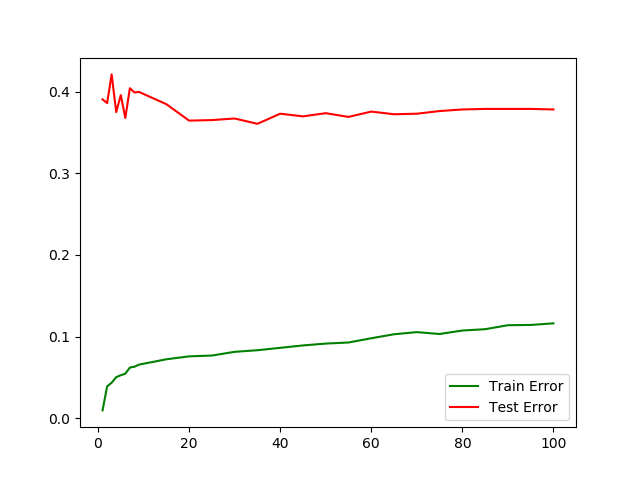

Generate this figure with Python:
# Loading libraries
import numpy as np
import scipy.io as sio
import pandas as pd

import matplotlib.pyplot as plt
import scipy
from sklearn import preprocessing
import operator

# Loading preprocessors

std_scaler = preprocessing.StandardScaler()

# Preparing training data with Z-Norm
load = sio.loadmat('D:\Yew Wah\Downloads\spamData.mat')
train = load['Xtrain']
df = pd.DataFrame(train)
df_binarized = df.applymap(lambda x: 1 if x > 0 else 0)
train = df_binarized.values

train_labels = load['ytrain']
train_final = np.hstack((train, train_labels))

df_norm = pd.DataFrame(train_final)

# Preparation of training data
# Remove ground truth from training data
df_train = df_norm.drop(df_norm.columns[len(df_norm.columns) - 1], axis=1)

# Prepare Test Data
test = load['Xtest']
df = pd.DataFrame(test)
df_binarized_test = df.applymap(lambda x: 1 if x > 0 else 0)
test = df_binarized_test.values

df_test = pd.DataFrame(test)

# Load ground truths
grd_truth_train = load['ytrain'].flatten()
grd_truth_test = load['ytest'].flatten()


def calc_proximity(training_data, test_data):
    proximity = []
    for idx, test_vec in enumerate(test_data):
        test_vec_res = []
        for train_vec in training_data:
            # Check L2 distance
            test_vec_res.append(scipy.spatial.distance.hamming(train_vec, test_vec))
        proximity.append(test_vec_res)
    # Returns a list of list
    return np.array(proximity)


def identify_k_nn(k, proxim, dim, grd_truth):
    final = []
    for idx in proxim:
        res = dict(zip(dim, idx))
        sorted_d = sorted(res.items(), key=operator.itemgetter(1))[:k]
        arr = np.array(sorted_d)
        final.append(classify_neighbours(k, arr[:, 0], grd_truth))
    return final


def classify_neighbours(k, idxes, labels):
    total = 0
    for idx in idxes:
        total += labels[int(idx)]

    if total > k / 2:
        return 1
    return 0

def compute_accuracy(grd_truth, pred):
    # Assign class 0 or class 1
    pred = zip(grd_truth, pred)
    acc = [1 if int(x[0]) == x[1] else 0 for x in pred]
    return sum(acc)/float(len(grd_truth))


lam = 1
lst_of_k = []
while lam < 100:
    if lam < 10:
        lst_of_k.append(lam)
        lam += 1
    else:
        lst_of_k.append(lam+5)
        lam += 5

train_errors = []
prox = calc_proximity(df_train.values, df_train.values)
dimension = range(prox.shape[0])
for i in lst_of_k:
    res_train = identify_k_nn(i, prox, dimension, grd_truth_train)
    train_errors.append(1.0 - compute_accuracy(grd_truth_train, res_train))

test_errors = []
proximity = calc_proximity(df_train.values, df_test.values)
dimension = range(proximity.shape[0])
for i in lst_of_k:
    res_test = identify_k_nn(i, proximity, dimension, grd_truth_test)
    test_errors.append(1.0 - compute_accuracy(grd_truth_test, res_test))


x = lst_of_k
y_test = test_errors
y_train = train_errors
fig, ax = plt.subplots()
ax.plot(x, y_train, 'g', label='Train Error')
ax.plot(x, y_test, 'r', label='Test Error')
leg = ax.legend()

plt.title = 'K against Error'
plt.savefig('knn_binarized.png')
plt.show()
